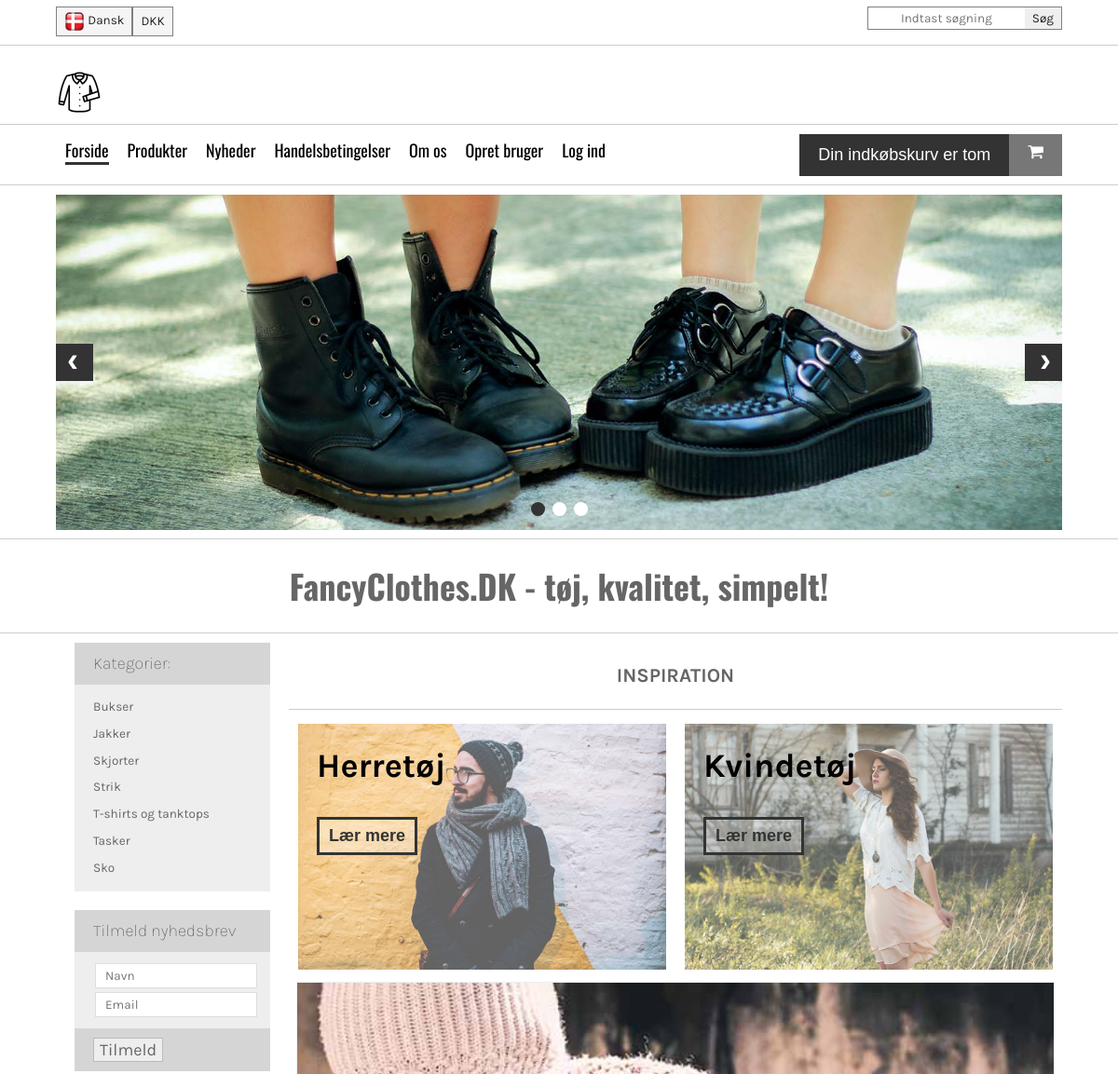
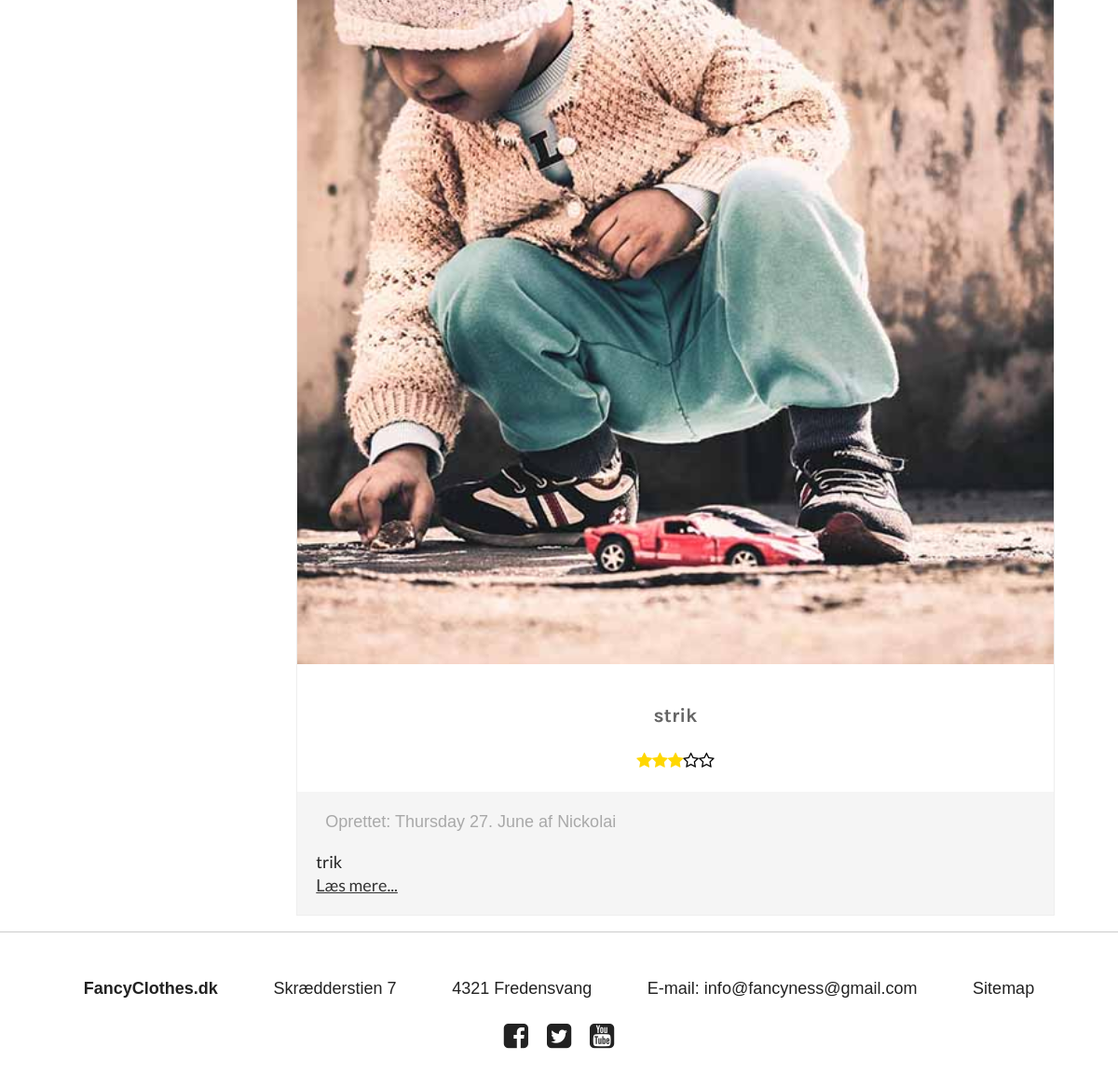
/index.php?category=Strik, run on the app's committed database (2 pictures, top to bottom).
### tables this page shows
CREATE TABLE `products` (
  `productId` int(5) NOT NULL,
  `heading` varchar(100) NOT NULL,
  `imgSrc` varchar(100) NOT NULL,
  `imgAlt` varchar(200) NOT NULL,
  `timestamp` int(10) NOT NULL,
  `content` varchar(5000) NOT NULL,
  `userId` int(5) NOT NULL,
  `stars` int(1) NOT NULL,
  `categoryId` int(5) NOT NULL,
  `price` double(10,2) NOT NULL
);

CREATE TABLE `users` (
  `userId` int(5) NOT NULL,
  `username` varchar(50) NOT NULL,
  `password` varchar(50) NOT NULL,
  `accessLevel` int(1) NOT NULL,
  `email` varchar(100) NOT NULL
);

### assets/getProducts.php (the view, shortened to what this page needs)
<?php
    require "connect.php";
    if(isset($_GET["category"])){
        $statement = $dbh->prepare("SELECT * FROM `products` JOIN users ON products.userId = users.userId JOIN categories ON products.categoryId = categories.categoryId WHERE categories.name = ?");
        $statement->bindParam(1, $_GET["category"]);
    } else{
        $statement = $dbh->prepare("SELECT * FROM `products` JOIN users ON products.userId = users.userId JOIN categories ON products.categoryId = categories.categoryId");
    }
    $statement->execute();
    while ($row = $statement->fetch()) {
        ?>
        <article>
            <img src="img/<?php echo $row["imgSrc"] ?>" alt="<?php echo $row["imgAlt"] ?>">
            <div class="info">
                <h3><?php echo $row["heading"] ?></h3>
                <div class="stars">
                <?php
                    for ($i=0; $i < 5 ; $i++) {
                        echo $row["stars"] > $i ? "<i class='fa fa-star' aria-hidden='true'></i>" : "<i class='fa fa-star-o' aria-hidden='true'></i>";
                    }
                ?>
                </div>
            </div>
            <div class="description">
                <div class="published">
                    <?php
                        echo "Oprettet: " . strftime("%A %e. %B", $row["timestamp"]) . " af ". $row["username"]
                    ?>
                </div>
                <p><?php echo $row["content"] ?>
                    <a href="#">Læs mere...</a></p>
            </div>
        </article>
    <?php
    }
?>

### css/main.css (style rules this page uses)
html { color: #222; font-size: 1em; line-height: 1.4; }
audio, canvas, iframe, img, svg, video { vertical-align: middle; }

### css/styles.css (style rules this page uses)
:root { font-size: 18px; }
main .products h3 { text-align: center; }
main .products .frontProducts article { -webkit-box-flex: 1; -ms-flex: 1 1 31%; flex: 1 1 31%; margin: 1%; -webkit-box-sizing: border-box; box-sizing: border-box; border: 1px solid #eee; display: -webkit-box; display: -ms-flexbox; display: flex; -webkit-box-orient: vertical; -webkit-box-direction: normal; -ms-flex-direction: column; flex-direction: column; position: relative; }
main .products .frontProducts article img { width: 100%; }
main .products .frontProducts article .info { text-align: center; padding: 20px; }
main .products .frontProducts article .info .stars .fa-star { color: gold; }
main .products .frontProducts article .info .stars .fa-star-o { color: black; }
main .products .frontProducts article .description { background: #f5f5f5; padding: 20px 20px 0 20px; }
main .products .frontProducts article .description .published { color: darkgray; margin: 0 10px; }
main .products .frontProducts article .description p { font-family: "Lato", sans-serif; }
main .products .frontProducts article .description p a { color: #333; display: block; }
h1, h2, h3, h4, h5, h6 { font-family: "Karla", sans-serif; color: #666; }
@media screen and (max-width: 1200px) { main .products .frontProducts article { -webkit-box-flex: 1; -ms-flex: 1 1 48%; flex: 1 1 48%; } }

### data on the page
products: imgSrc (picture), heading "strik", stars 3 (drawn), timestamp "Thursday 27. June", userId.username "Nickolai", content "trik"

### other printed values
$category "Bukser"
$category "Jakker"
$category "Skjorter"
$category "Strik"
$category "T-shirts og tanktops"
$category "Tasker"
$category "Sko"
